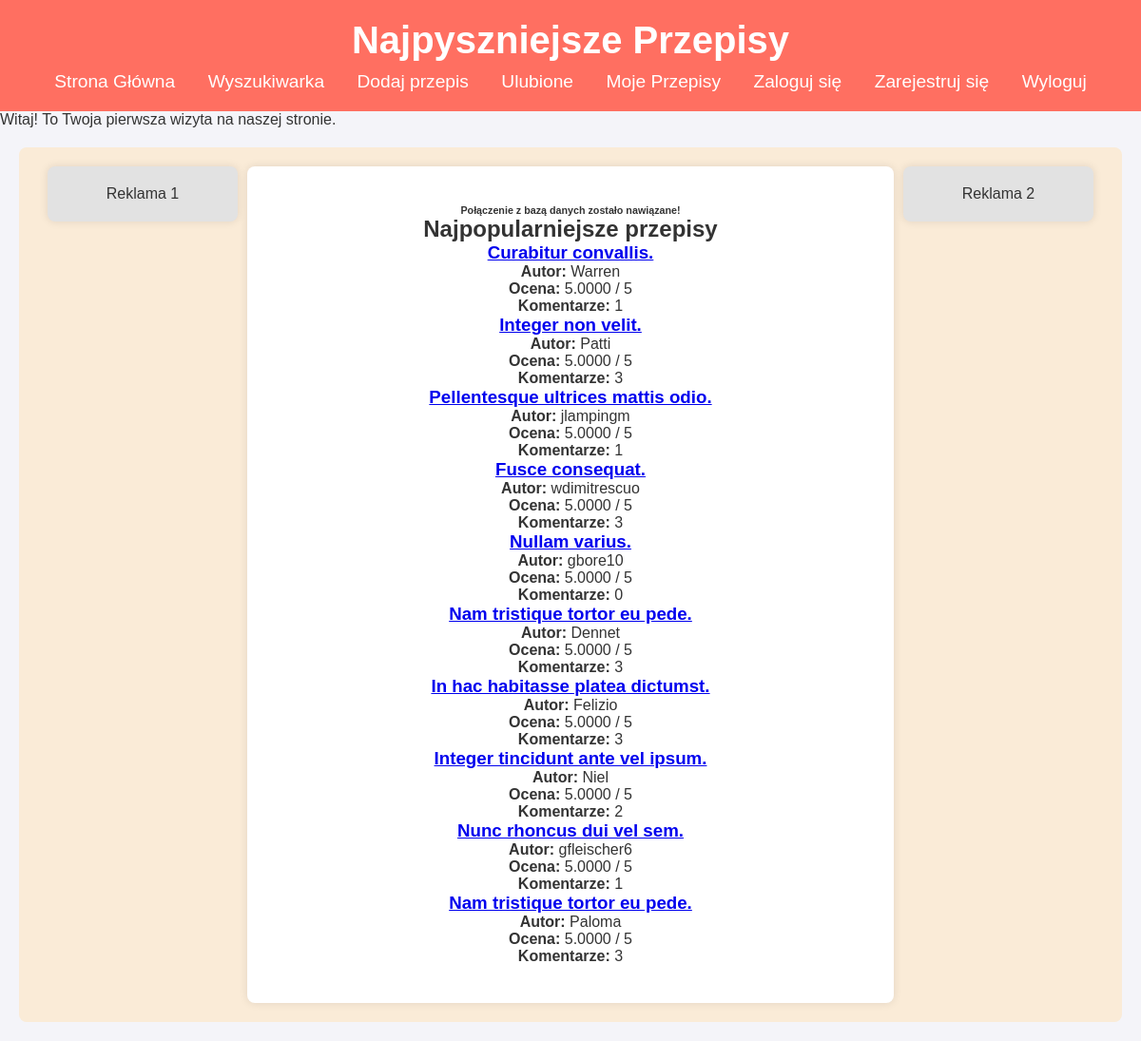
The page / on the database its author committed.
### tables this page shows
CREATE TABLE `recipes` (
  `recipe_id` int(11) NOT NULL,
  `title` varchar(100) NOT NULL,
  `description` text DEFAULT NULL,
  `instructions` text NOT NULL,
  `servings` int(11) DEFAULT 1,
  `prep_time` int(11) DEFAULT 0,
  `cook_time` int(11) DEFAULT 0,
  `user_id` int(11) DEFAULT NULL,
  `created_at` timestamp NOT NULL DEFAULT current_timestamp(),
  `updated_at` timestamp NOT NULL DEFAULT current_timestamp() ON UPDATE current_timestamp()
);

### public/popular_recipe.php (the view)
<?php
require_once "includes/db.php";
$stmt = $pdo->query("
    SELECT recipe_id, recipe_title, author, avg_rating, total_comments
    FROM popular_recipes
    LIMIT 10
");
$popular_recipes = $stmt->fetchAll(PDO::FETCH_ASSOC);
if ($popular_recipes):
    echo "<h2>Najpopularniejsze przepisy</h2>";
    echo "<div class='popular-recipes'>";
    foreach ($popular_recipes as $recipe):
        echo "<div class='recipe'>";
        echo "<h3><a href='detailed.php?id=" . htmlspecialchars($recipe['recipe_id']) . "'>" . htmlspecialchars($recipe['recipe_title']) . "</a></h3>";
        echo "<p><strong>Autor:</strong> " . htmlspecialchars($recipe['author']) . "</p>";
        echo "<p><strong>Ocena:</strong> " . htmlspecialchars($recipe['avg_rating']) . " / 5</p>";
        echo "<p><strong>Komentarze:</strong> " . htmlspecialchars($recipe['total_comments']) . "</p>";
        echo "</div>";
    endforeach;
    echo "</div>";
else:
    echo "<p>Brak popularnych przepisów do wyświetlenia.</p>";
endif;
?>

### index.php (shortened to what this page needs)
<!DOCTYPE html>
<html lang="pl">
<head>
    <link rel="stylesheet" href="css/style.css">
</head>
<body>
    <?php require_once "blocks/header.php";
    $cookieName = "visit_counter";
    if (isset($_COOKIE[$cookieName])) {
        $visitCount = (int)$_COOKIE[$cookieName] + 1;
    } else {
        $visitCount = 1;
    }
    if ($visitCount === 1) {
        echo "Witaj! To Twoja pierwsza wizyta na naszej stronie.";
    } else {
        echo "Witaj ponownie! Odwiedziłeś nas już $visitCount razy.";
    }
    ?>
    <section id="content">
			<div id="left-ad" class="ad">
				<p>Reklama 1</p>
			</div>
		<div class="recipes">
            <?php require_once "public/popular_recipe.php"; ?>
        </div>
        <div id="right-ad" class="ad">
            <p>Reklama 2</p>
        </div>
    </section>
</body>
</html>

### blocks/header.php
<header>
    <h1>Najpyszniejsze Przepisy</h1>
        <nav>
            <ul>
                <li><a href="index.php">Strona Główna</a></li>
                <li><a href="search.php">Wyszukiwarka</a></li>
                <li><a href="add_recipe.php">Dodaj przepis</a></li>
                <li><a href="public/favorites.php">Ulubione</a></li>
                <li><a href="public/my_recipes.php">Moje Przepisy</a></li>
                <li><a href="#" id="login-btn">Zaloguj się</a></li>
                <li><a href="#" id="register-btn">Zarejestruj się</a></li>
                <li><a href="public/logout.php">Wyloguj</a></li>
            </ul>
        </nav>
</header>

### includes/db.php (shortened to what this page needs)
<?php
try {
    echo "<h6>Połączenie z bazą danych zostało nawiązane!</h6>";
} catch (PDOException $e) {
    echo "<h6>Błąd połączenia: </h6>" . $e->getMessage();
}
?>

### css/style.css (style rules this page uses)
* { margin: 0; padding: 0; box-sizing: border-box; }
body { font-family: 'Arial', sans-serif; background-color: #f4f4f9; color: #333; }
header { background-color: #ff6f61; color: white; padding: 20px 0; text-align: center; }
header h1 { font-size: 2.5em; margin-bottom: 10px; }
nav ul { list-style: none; padding: 0; }
nav ul li { display: inline-block; margin: 0 15px; }
nav ul li a { color: white; text-decoration: none; font-size: 1.2em; }
#content { display: flex; justify-content: space-between; margin: 20px; position: relative; background-color: antiquewhite; padding: 20px; border-radius: 8px; }
.ad { background-color: #e2e2e2; padding: 20px; width: 200px; height: 100%; text-align: center; border-radius: 8px; box-shadow: 0px 0px 10px rgba(0, 0, 0, 0.1); margin: 0 10px; }
.recipes { flex: 1; padding: 40px 20px; text-align: center; background-color: #ffffff; border-radius: 8px; box-shadow: 0px 0px 10px rgba(0, 0, 0, 0.1); }

### rows shown on the page
recipes: recipe_title "Curabitur convallis.", author "Warren", avg_rating "5.0000", total_comments "1"
recipes: recipe_title "Integer non velit.", author "Patti", avg_rating "5.0000", total_comments "3"
recipes: recipe_title "Pellentesque ultrices mattis odio.", author "jlampingm", avg_rating "5.0000", total_comments "1"
recipes: recipe_title "Fusce consequat.", author "wdimitrescuo", avg_rating "5.0000", total_comments "3"
recipes: recipe_title "Nullam varius.", author "gbore10", avg_rating "5.0000", total_comments "0"
recipes: recipe_title "Nam tristique tortor eu pede.", author "Dennet", avg_rating "5.0000", total_comments "3"
recipes: recipe_title "In hac habitasse platea dictumst.", author "Felizio", avg_rating "5.0000", total_comments "3"
recipes: recipe_title "Integer tincidunt ante vel ipsum.", author "Niel", avg_rating "5.0000", total_comments "2"
recipes: recipe_title "Nunc rhoncus dui vel sem.", author "gfleischer6", avg_rating "5.0000", total_comments "1"
recipes: recipe_title "Nam tristique tortor eu pede.", author "Paloma", avg_rating "5.0000", total_comments "3"
